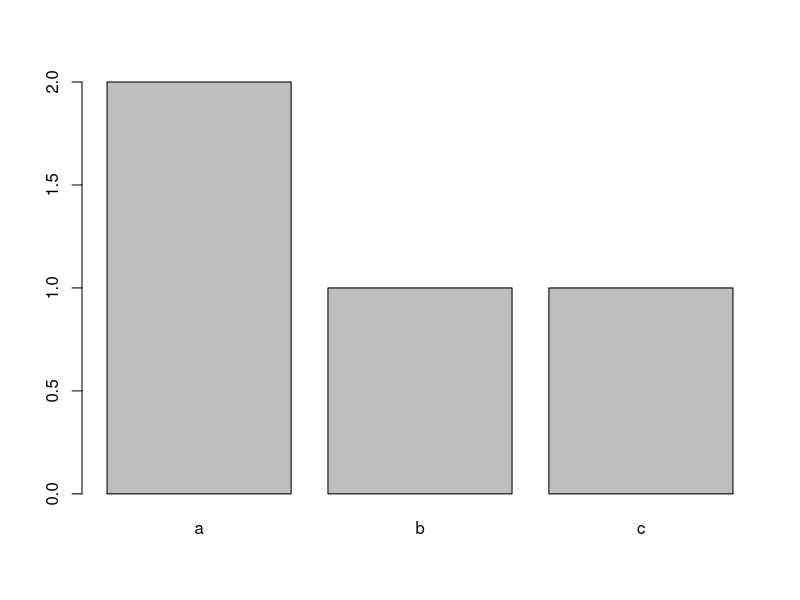

Here is the R script that generated this plot:
v1 = is.logical(3)
v2 = as.numeric(5)
v3 = as.integer(3.6)
v4 = as.numeric(3.4)
v5 = 5 + 3i
v6= 'r'
v7 = substr('I am good',start = 1,stop = 3)
v8 = as.hexmode(23)
# new ###################

v9 = c(1,2,3)  # this is vector
v10 = c(1,'4')
length(v9)
nchar('rty')

v12 = paste(v9,c(3,7,8))
# making a liset
l1 = list(4,5,5)
l2 = list(bob=c(1,2),bill=c(T,F))
names(l2) # getting names

########
f1 = c('a','b','c','a')
factors = factor(f1)
levels(factors)
# factoes is nothing but the unique values of a vector
levels(f1)
# table is used to count the element sof a factor
table(f1)
barplot(table(f1))













